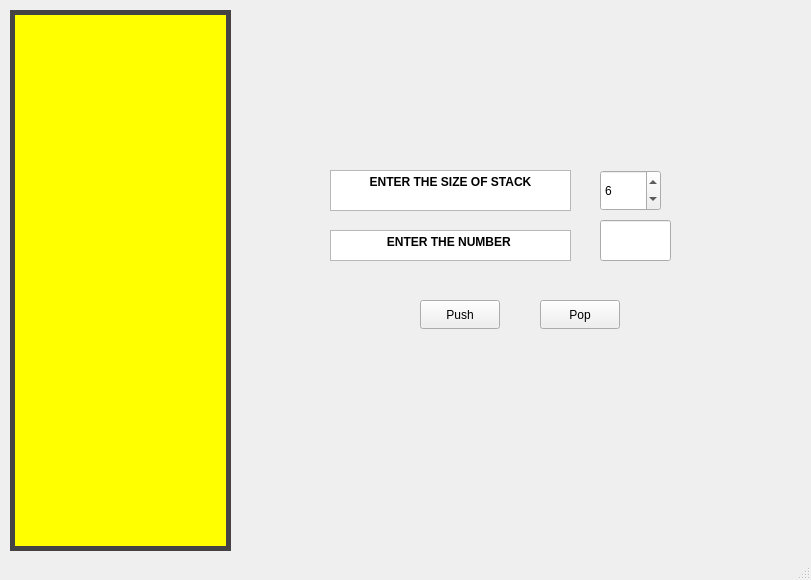
<?xml version="1.0" encoding="UTF-8"?>
<ui version="4.0">
 <class>MainWindow</class>
 <widget class="QMainWindow" name="MainWindow">
  <property name="geometry">
   <rect>
    <x>0</x>
    <y>0</y>
    <width>811</width>
    <height>580</height>
   </rect>
  </property>
  <property name="windowTitle">
   <string>MainWindow</string>
  </property>
  <widget class="QWidget" name="centralwidget">
   <widget class="QPushButton" name="pushButtonPush">
    <property name="geometry">
     <rect>
      <x>420</x>
      <y>300</y>
      <width>80</width>
      <height>29</height>
     </rect>
    </property>
    <property name="styleSheet">
     <string notr="true">qradialgradient (spread:pad, cx:0.5, cy:0.5, radius:0.5, fx:0.5, fy:0.5, stop:0 rgba(0, 0, 0, 255), stop:0.19397 rgba(0, 0, 0, 255), stop:0.202312 rgba(122, 97, 0, 255), stop:0.495514 rgba(76, 58, 0, 255), stop:0.504819 rgba(255, 255, 255, 255), stop:0.79 rgba(255, 255, 255, 255), stop:1 rgba(255, 158, 158, 255))</string>
    </property>
    <property name="text">
     <string>Push</string>
    </property>
   </widget>
   <widget class="QPushButton" name="pushButtonPop">
    <property name="geometry">
     <rect>
      <x>540</x>
      <y>300</y>
      <width>80</width>
      <height>29</height>
     </rect>
    </property>
    <property name="styleSheet">
     <string notr="true">qradialgradient (spread:pad, cx:0.5, cy:0.5, radius:0.5, fx:0.5, fy:0.5, stop:0 rgba(255, 0, 0, 255), stop:0.479904 rgba(255, 0, 0, 255), stop:0.522685 rgba(255, 255, 255, 255), stop:1 rgba(255, 255, 255, 255))</string>
    </property>
    <property name="text">
     <string>Pop</string>
    </property>
   </widget>
   <widget class="QLineEdit" name="lineEditValue">
    <property name="geometry">
     <rect>
      <x>600</x>
      <y>220</y>
      <width>71</width>
      <height>41</height>
     </rect>
    </property>
    <property name="text">
     <string/>
    </property>
   </widget>
   <widget class="QFrame" name="stackArea">
    <property name="enabled">
     <bool>true</bool>
    </property>
    <property name="geometry">
     <rect>
      <x>10</x>
      <y>10</y>
      <width>221</width>
      <height>541</height>
     </rect>
    </property>
    <property name="autoFillBackground">
     <bool>false</bool>
    </property>
    <property name="styleSheet">
     <string notr="true">border: 5px solid #444;
background:  yellow;</string>
    </property>
    <property name="frameShape">
     <enum>QFrame::Shape::StyledPanel</enum>
    </property>
    <property name="frameShadow">
     <enum>QFrame::Shadow::Sunken</enum>
    </property>
   </widget>
   <widget class="QTextEdit" name="textEdit">
    <property name="geometry">
     <rect>
      <x>330</x>
      <y>230</y>
      <width>241</width>
      <height>31</height>
     </rect>
    </property>
    <property name="html">
     <string>&lt;!DOCTYPE HTML PUBLIC &quot;-//W3C//DTD HTML 4.0//EN&quot; &quot;http://www.w3.org/TR/REC-html40/strict.dtd&quot;&gt;
&lt;html&gt;&lt;head&gt;&lt;meta name=&quot;qrichtext&quot; content=&quot;1&quot; /&gt;&lt;meta charset=&quot;utf-8&quot; /&gt;&lt;style type=&quot;text/css&quot;&gt;
p, li { white-space: pre-wrap; }
hr { height: 1px; border-width: 0; }
li.unchecked::marker { content: &quot;\2610&quot;; }
li.checked::marker { content: &quot;\2612&quot;; }
&lt;/style&gt;&lt;/head&gt;&lt;body style=&quot; font-family:'Segoe UI'; font-size:9pt; font-weight:400; font-style:normal;&quot;&gt;
&lt;p align=&quot;center&quot; style=&quot; margin-top:0px; margin-bottom:0px; margin-left:0px; margin-right:0px; -qt-block-indent:0; text-indent:0px;&quot;&gt;&lt;span style=&quot; font-weight:700;&quot;&gt;ENTER THE NUMBER &lt;/span&gt;&lt;/p&gt;&lt;/body&gt;&lt;/html&gt;</string>
    </property>
   </widget>
   <widget class="QTextEdit" name="textEdit_2">
    <property name="geometry">
     <rect>
      <x>330</x>
      <y>170</y>
      <width>241</width>
      <height>41</height>
     </rect>
    </property>
    <property name="html">
     <string>&lt;!DOCTYPE HTML PUBLIC &quot;-//W3C//DTD HTML 4.0//EN&quot; &quot;http://www.w3.org/TR/REC-html40/strict.dtd&quot;&gt;
&lt;html&gt;&lt;head&gt;&lt;meta name=&quot;qrichtext&quot; content=&quot;1&quot; /&gt;&lt;meta charset=&quot;utf-8&quot; /&gt;&lt;style type=&quot;text/css&quot;&gt;
p, li { white-space: pre-wrap; }
hr { height: 1px; border-width: 0; }
li.unchecked::marker { content: &quot;\2610&quot;; }
li.checked::marker { content: &quot;\2612&quot;; }
&lt;/style&gt;&lt;/head&gt;&lt;body style=&quot; font-family:'Segoe UI'; font-size:9pt; font-weight:400; font-style:normal;&quot;&gt;
&lt;p align=&quot;center&quot; style=&quot; margin-top:0px; margin-bottom:0px; margin-left:0px; margin-right:0px; -qt-block-indent:0; text-indent:0px;&quot;&gt;&lt;span style=&quot; font-weight:700;&quot;&gt;ENTER THE SIZE OF STACK&lt;/span&gt;&lt;/p&gt;&lt;/body&gt;&lt;/html&gt;</string>
    </property>
   </widget>
   <widget class="QSpinBox" name="spinBoxMaxSize">
    <property name="geometry">
     <rect>
      <x>600</x>
      <y>170</y>
      <width>61</width>
      <height>41</height>
     </rect>
    </property>
    <property name="minimum">
     <number>1</number>
    </property>
    <property name="maximum">
     <number>20</number>
    </property>
    <property name="value">
     <number>6</number>
    </property>
   </widget>
  </widget>
  <widget class="QStatusBar" name="statusbar"/>
 </widget>
 <resources/>
 <connections/>
</ui>
